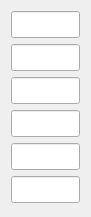
     <widget class="QWidget" name="layoutWidget_18">
      <property name="geometry">
       <rect>
        <x>490</x>
        <y>540</y>
        <width>91</width>
        <height>217</height>
       </rect>
      </property>
      <layout class="QVBoxLayout" name="verticalLayout_24">
       <item>
        <widget class="QLineEdit" name="input_T13_RL4">
         <property name="font">
          <font>
           <pointsize>12</pointsize>
          </font>
         </property>
        </widget>
       </item>
       <item>
        <widget class="QLineEdit" name="input_T14_RL4">
         <property name="font">
          <font>
           <pointsize>12</pointsize>
          </font>
         </property>
        </widget>
       </item>
       <item>
        <widget class="QLineEdit" name="input_T15_RL4">
         <property name="font">
          <font>
           <pointsize>12</pointsize>
          </font>
         </property>
        </widget>
       </item>
       <item>
        <widget class="QLineEdit" name="input_T16_RL4">
         <property name="font">
          <font>
           <pointsize>12</pointsize>
          </font>
         </property>
        </widget>
       </item>
       <item>
        <widget class="QLineEdit" name="input_T17_RL4">
         <property name="font">
          <font>
           <pointsize>12</pointsize>
          </font>
         </property>
        </widget>
       </item>
       <item>
        <widget class="QLineEdit" name="input_T18_RL4">
         <property name="font">
          <font>
           <pointsize>12</pointsize>
          </font>
         </property>
        </widget>
       </item>
      </layout>
     </widget>
